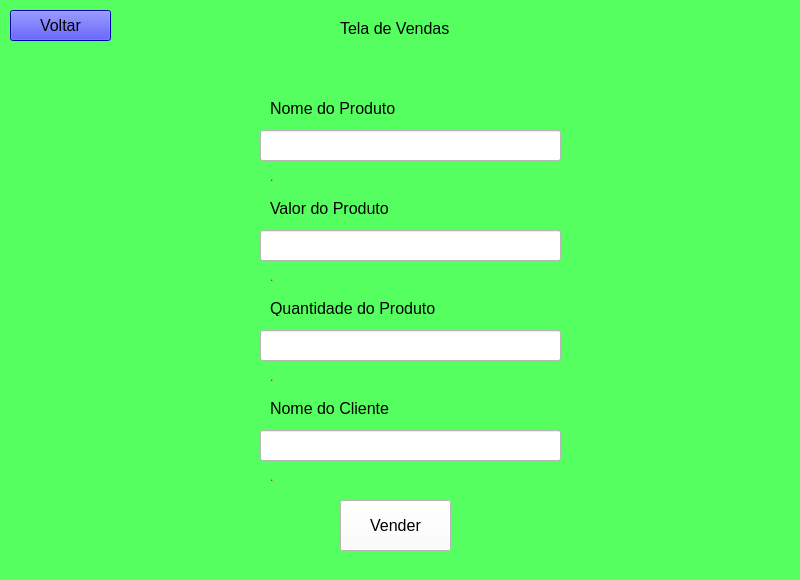
<?xml version="1.0" encoding="UTF-8"?>
<ui version="4.0">
 <class>MainWindow</class>
 <widget class="QMainWindow" name="MainWindow">
  <property name="geometry">
   <rect>
    <x>0</x>
    <y>0</y>
    <width>800</width>
    <height>580</height>
   </rect>
  </property>
  <property name="windowTitle">
   <string>MainWindow</string>
  </property>
  <property name="styleSheet">
   <string notr="true">background-color: rgb(85, 255, 96);</string>
  </property>
  <widget class="QWidget" name="centralwidget">
   <widget class="QLabel" name="label_2">
    <property name="geometry">
     <rect>
      <x>270</x>
      <y>200</y>
      <width>171</width>
      <height>16</height>
     </rect>
    </property>
    <property name="font">
     <font>
      <pointsize>12</pointsize>
     </font>
    </property>
    <property name="text">
     <string>Valor do Produto</string>
    </property>
   </widget>
   <widget class="QLabel" name="label_4">
    <property name="geometry">
     <rect>
      <x>270</x>
      <y>170</y>
      <width>47</width>
      <height>13</height>
     </rect>
    </property>
    <property name="styleSheet">
     <string notr="true">color: rgb(255, 0, 0);</string>
    </property>
    <property name="text">
     <string>.</string>
    </property>
   </widget>
   <widget class="QLabel" name="label_6">
    <property name="geometry">
     <rect>
      <x>270</x>
      <y>300</y>
      <width>171</width>
      <height>16</height>
     </rect>
    </property>
    <property name="font">
     <font>
      <pointsize>12</pointsize>
     </font>
    </property>
    <property name="text">
     <string>Quantidade do Produto</string>
    </property>
   </widget>
   <widget class="QLabel" name="label_5">
    <property name="geometry">
     <rect>
      <x>270</x>
      <y>370</y>
      <width>47</width>
      <height>13</height>
     </rect>
    </property>
    <property name="styleSheet">
     <string notr="true">color: rgb(255, 0, 0);</string>
    </property>
    <property name="text">
     <string>.</string>
    </property>
   </widget>
   <widget class="QLabel" name="label">
    <property name="geometry">
     <rect>
      <x>270</x>
      <y>100</y>
      <width>161</width>
      <height>16</height>
     </rect>
    </property>
    <property name="font">
     <font>
      <pointsize>12</pointsize>
     </font>
    </property>
    <property name="text">
     <string>Nome do Produto</string>
    </property>
   </widget>
   <widget class="QLabel" name="label_7">
    <property name="geometry">
     <rect>
      <x>340</x>
      <y>20</y>
      <width>151</width>
      <height>16</height>
     </rect>
    </property>
    <property name="font">
     <font>
      <pointsize>12</pointsize>
     </font>
    </property>
    <property name="text">
     <string>Tela de Vendas</string>
    </property>
   </widget>
   <widget class="QPushButton" name="pushButton">
    <property name="geometry">
     <rect>
      <x>340</x>
      <y>500</y>
      <width>111</width>
      <height>51</height>
     </rect>
    </property>
    <property name="font">
     <font>
      <pointsize>12</pointsize>
     </font>
    </property>
    <property name="styleSheet">
     <string notr="true">background-color: rgb(255, 255, 255);</string>
    </property>
    <property name="text">
     <string>Vender</string>
    </property>
   </widget>
   <widget class="QLabel" name="label_3">
    <property name="geometry">
     <rect>
      <x>270</x>
      <y>270</y>
      <width>47</width>
      <height>13</height>
     </rect>
    </property>
    <property name="styleSheet">
     <string notr="true">color: rgb(255, 0, 0);</string>
    </property>
    <property name="text">
     <string>.</string>
    </property>
   </widget>
   <widget class="QLabel" name="label_8">
    <property name="geometry">
     <rect>
      <x>270</x>
      <y>400</y>
      <width>171</width>
      <height>16</height>
     </rect>
    </property>
    <property name="font">
     <font>
      <pointsize>12</pointsize>
     </font>
    </property>
    <property name="text">
     <string>Nome do Cliente</string>
    </property>
   </widget>
   <widget class="QLabel" name="label_9">
    <property name="geometry">
     <rect>
      <x>270</x>
      <y>470</y>
      <width>47</width>
      <height>13</height>
     </rect>
    </property>
    <property name="styleSheet">
     <string notr="true">color: rgb(255, 0, 0);</string>
    </property>
    <property name="text">
     <string>.</string>
    </property>
   </widget>
   <widget class="QLineEdit" name="lineEdit">
    <property name="geometry">
     <rect>
      <x>260</x>
      <y>130</y>
      <width>301</width>
      <height>31</height>
     </rect>
    </property>
    <property name="styleSheet">
     <string notr="true">background-color: rgb(255, 255, 255);</string>
    </property>
   </widget>
   <widget class="QLineEdit" name="lineEdit_2">
    <property name="geometry">
     <rect>
      <x>260</x>
      <y>230</y>
      <width>301</width>
      <height>31</height>
     </rect>
    </property>
    <property name="styleSheet">
     <string notr="true">background-color: rgb(255, 255, 255);</string>
    </property>
   </widget>
   <widget class="QLineEdit" name="lineEdit_3">
    <property name="geometry">
     <rect>
      <x>260</x>
      <y>330</y>
      <width>301</width>
      <height>31</height>
     </rect>
    </property>
    <property name="styleSheet">
     <string notr="true">background-color: rgb(255, 255, 255);</string>
    </property>
   </widget>
   <widget class="QLineEdit" name="lineEdit_4">
    <property name="geometry">
     <rect>
      <x>260</x>
      <y>430</y>
      <width>301</width>
      <height>31</height>
     </rect>
    </property>
    <property name="styleSheet">
     <string notr="true">background-color: rgb(255, 255, 255);</string>
    </property>
   </widget>
   <widget class="QPushButton" name="pushButton_2">
    <property name="geometry">
     <rect>
      <x>10</x>
      <y>10</y>
      <width>101</width>
      <height>31</height>
     </rect>
    </property>
    <property name="font">
     <font>
      <pointsize>12</pointsize>
     </font>
    </property>
    <property name="styleSheet">
     <string notr="true">background-color: rgb(0, 0, 255);</string>
    </property>
    <property name="text">
     <string>Voltar</string>
    </property>
   </widget>
  </widget>
  <widget class="QMenuBar" name="menubar">
   <property name="geometry">
    <rect>
     <x>0</x>
     <y>0</y>
     <width>800</width>
     <height>21</height>
    </rect>
   </property>
  </widget>
  <widget class="QStatusBar" name="statusbar"/>
 </widget>
 <resources/>
 <connections/>
</ui>
